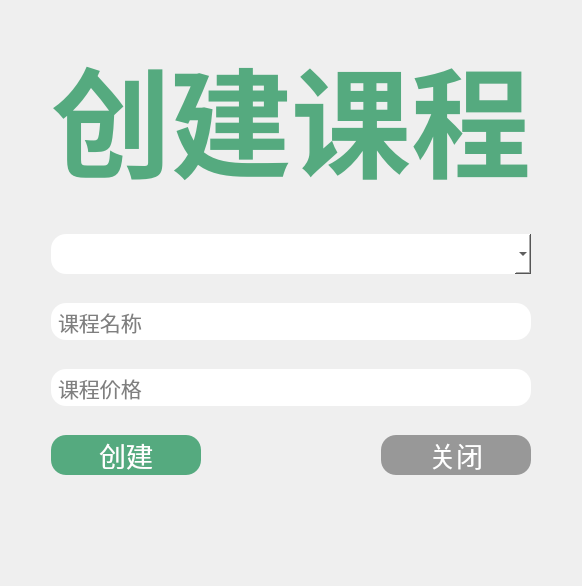
             <widget class="QWidget" name="page_4">
              <layout class="QHBoxLayout" name="horizontalLayout_17">
               <item>
                <layout class="QVBoxLayout" name="verticalLayout_9">
                 <item>
                  <spacer name="verticalSpacer_7">
                   <property name="orientation">
                    <enum>Qt::Vertical</enum>
                   </property>
                   <property name="sizeHint" stdset="0">
                    <size>
                     <width>18</width>
                     <height>18</height>
                    </size>
                   </property>
                  </spacer>
                 </item>
                 <item>
                  <layout class="QHBoxLayout" name="horizontalLayout_15">
                   <item>
                    <spacer name="horizontalSpacer_8">
                     <property name="orientation">
                      <enum>Qt::Horizontal</enum>
                     </property>
                     <property name="sizeHint" stdset="0">
                      <size>
                       <width>40</width>
                       <height>20</height>
                      </size>
                     </property>
                    </spacer>
                   </item>
                   <item>
                    <layout class="QVBoxLayout" name="verticalLayout_10">
                     <property name="spacing">
                      <number>29</number>
                     </property>
                     <item>
                      <widget class="QLabel" name="label_4">
                       <property name="font">
                        <font>
                         <family>微软雅黑</family>
                         <pointsize>90</pointsize>
                         <bold>true</bold>
                        </font>
                       </property>
                       <property name="styleSheet">
                        <string notr="true">color: rgb(85, 170, 127);</string>
                       </property>
                       <property name="text">
                        <string>创建课程</string>
                       </property>
                       <property name="alignment">
                        <set>Qt::AlignCenter</set>
                       </property>
                      </widget>
                     </item>
                     <item>
                      <widget class="QComboBox" name="comboBox">
                       <property name="font">
                        <font>
                         <pointsize>18</pointsize>
                        </font>
                       </property>
                       <property name="styleSheet">
                        <string notr="true">border-radius:15px;
padding:5px;
background-color: rgb(255, 255, 255);</string>
                       </property>
                      </widget>
                     </item>
                     <item>
                      <widget class="QLineEdit" name="lineEdit_8">
                       <property name="font">
                        <font>
                         <pointsize>16</pointsize>
                        </font>
                       </property>
                       <property name="styleSheet">
                        <string notr="true">border-radius:15px;
padding:5px;
background-color: rgb(255, 255, 255);</string>
                       </property>
                       <property name="placeholderText">
                        <string>课程名称</string>
                       </property>
                      </widget>
                     </item>
                     <item>
                      <widget class="QLineEdit" name="lineEdit_9">
                       <property name="font">
                        <font>
                         <pointsize>16</pointsize>
                        </font>
                       </property>
                       <property name="styleSheet">
                        <string notr="true">border-radius:15px;
padding:5px;
background-color: rgb(255, 255, 255);</string>
                       </property>
                       <property name="text">
                        <string/>
                       </property>
                       <property name="echoMode">
                        <enum>QLineEdit::Normal</enum>
                       </property>
                       <property name="cursorPosition">
                        <number>0</number>
                       </property>
                       <property name="placeholderText">
                        <string>课程价格</string>
                       </property>
                      </widget>
                     </item>
                     <item>
                      <layout class="QHBoxLayout" name="horizontalLayout_16">
                       <property name="spacing">
                        <number>180</number>
                       </property>
                       <property name="rightMargin">
                        <number>0</number>
                       </property>
                       <property name="bottomMargin">
                        <number>5</number>
                       </property>
                       <item>
                        <widget class="QPushButton" name="pushButton_8">
                         <property name="font">
                          <font>
                           <pointsize>20</pointsize>
                          </font>
                         </property>
                         <property name="styleSheet">
                          <string notr="true">QPushButton{
	border-radius:15px;
	color: rgb(255, 255, 255);
	background-color: rgb(85, 170, 127);
}

QPushButton:hover{
	background-color: rgb(95, 191, 141);
}

QPushButton:pressed{
	background-color: rgb(73, 147, 109);
}



</string>
                         </property>
                         <property name="text">
                          <string>创建</string>
                         </property>
                        </widget>
                       </item>
                       <item>
                        <widget class="QPushButton" name="pushButton_9">
                         <property name="font">
                          <font>
                           <pointsize>20</pointsize>
                          </font>
                         </property>
                         <property name="styleSheet">
                          <string notr="true">QPushButton{
	border-radius:15px;
	color: rgb(255, 255, 255);
	background-color: rgb(152, 152, 152);
}

QPushButton:hover{
	background-color: rgb(190, 190, 190);
}
QPushButton:pressed{
	
	background-color: rgb(131, 131, 131);
}</string>
                         </property>
                         <property name="text">
                          <string>关闭</string>
                         </property>
                        </widget>
                       </item>
                      </layout>
                     </item>
                    </layout>
                   </item>
                   <item>
                    <spacer name="horizontalSpacer_9">
                     <property name="orientation">
                      <enum>Qt::Horizontal</enum>
                     </property>
                     <property name="sizeHint" stdset="0">
                      <size>
                       <width>40</width>
                       <height>20</height>
                      </size>
                     </property>
                    </spacer>
                   </item>
                  </layout>
                 </item>
                 <item>
                  <spacer name="verticalSpacer_8">
                   <property name="orientation">
                    <enum>Qt::Vertical</enum>
                   </property>
                   <property name="sizeHint" stdset="0">
                    <size>
                     <width>17</width>
                     <height>95</height>
                    </size>
                   </property>
                  </spacer>
                 </item>
                </layout>
               </item>
              </layout>
             </widget>
